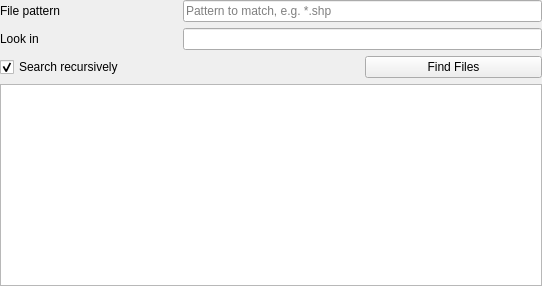
<?xml version="1.0" encoding="UTF-8"?>
<ui version="4.0">
 <class>QgsFindFilesByPatternWidgetBase</class>
 <widget class="QWidget" name="QgsFindFilesByPatternWidgetBase">
  <property name="geometry">
   <rect>
    <x>0</x>
    <y>0</y>
    <width>542</width>
    <height>286</height>
   </rect>
  </property>
  <property name="windowTitle">
   <string>Form</string>
  </property>
  <layout class="QGridLayout" name="gridLayout">
   <property name="leftMargin">
    <number>0</number>
   </property>
   <property name="topMargin">
    <number>0</number>
   </property>
   <property name="rightMargin">
    <number>0</number>
   </property>
   <property name="bottomMargin">
    <number>0</number>
   </property>
   <item row="2" column="2">
    <widget class="QPushButton" name="mFindButton">
     <property name="text">
      <string>Find Files</string>
     </property>
    </widget>
   </item>
   <item row="0" column="0">
    <widget class="QLabel" name="label_2">
     <property name="text">
      <string>File pattern</string>
     </property>
    </widget>
   </item>
   <item row="0" column="1" colspan="2">
    <widget class="QLineEdit" name="mPatternLineEdit">
     <property name="placeholderText">
      <string>Pattern to match, e.g. *.shp</string>
     </property>
    </widget>
   </item>
   <item row="1" column="0">
    <widget class="QLabel" name="label">
     <property name="text">
      <string>Look in</string>
     </property>
    </widget>
   </item>
   <item row="2" column="0" colspan="2">
    <widget class="QCheckBox" name="mRecursiveCheckBox">
     <property name="text">
      <string>Search recursively</string>
     </property>
     <property name="checked">
      <bool>true</bool>
     </property>
    </widget>
   </item>
   <item row="5" column="0" colspan="3">
    <widget class="QTableWidget" name="mResultsTable"/>
   </item>
   <item row="1" column="1" colspan="2">
    <widget class="QgsFileWidget" name="mFolderWidget"/>
   </item>
  </layout>
 </widget>
 <customwidgets>
  <customwidget>
   <class>QgsFileWidget</class>
   <extends>QLineEdit</extends>
   <header>qgsfilewidget.h</header>
  </customwidget>
 </customwidgets>
 <tabstops>
  <tabstop>mPatternLineEdit</tabstop>
  <tabstop>mFolderWidget</tabstop>
  <tabstop>mRecursiveCheckBox</tabstop>
  <tabstop>mFindButton</tabstop>
  <tabstop>mResultsTable</tabstop>
 </tabstops>
 <resources/>
 <connections/>
</ui>
